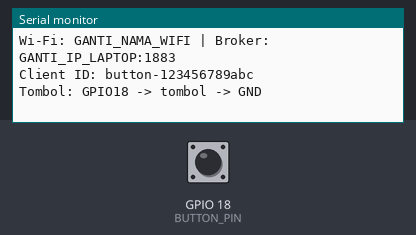
The sketch below on a simulated ESP32. Parts: the last lines printed to the serial monitor. Inputs (shaded band) come from the test bench; at power-on: GPIO 18 (BUTTON_PIN) HIGH. Random numbers use the default seed unless the sketch sets one; no MQTT or app messages arrive unless stated.

Above: at 1.2 s.
1.3 s: GPIO 18 (BUTTON_PIN) pulled LOW for 0.15 s
At 2.7 s:
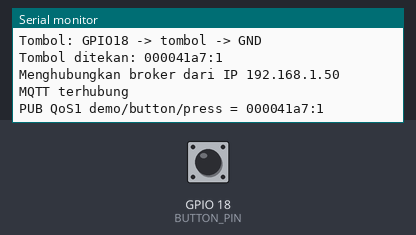
3.0 s: GPIO 18 (BUTTON_PIN) pulled LOW for 1 s
At 3.6 s:
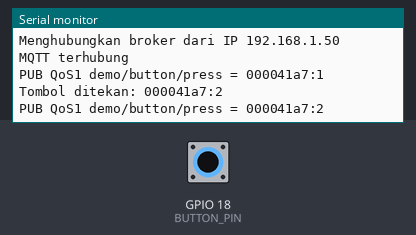
5.5 s: GPIO 18 (BUTTON_PIN) pulled LOW for 0.15 s
At 6.6 s:
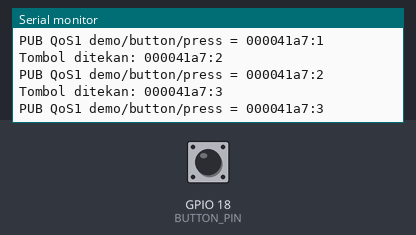

Measured:
- after the input at 1.3 s, the serial monitor: prints a new line at once (image 1)
- after the input at 3.0 s, the serial monitor: prints a new line at once (image 2)
- after the input at 5.5 s, the serial monitor: prints a new line at once (image 3)

The sketch:

01_button_publisher.ino
```cpp
#include "NetworkConfig.h"
#include <esp_system.h>

const uint8_t BUTTON_PIN = 18;
const uint32_t DEBOUNCE_MS = 35;
DemoConnection connection;
uint32_t bootId;
uint32_t pressCount = 0;
int rawState = HIGH;
int stableState = HIGH;
uint32_t rawChangedAt = 0;
uint32_t lastPublishAt = 0;
String pendingEvent;
bool countDirty = true;

void setup() {
  Serial.begin(115200);
  pinMode(BUTTON_PIN, INPUT_PULLUP);
  bootId = esp_random();
  connection.begin("button", TOPIC_BUTTON_STATUS);
  Serial.println("Tombol: GPIO18 -> tombol -> GND");
}

void loop() {
  const uint32_t now = millis();
  const int reading = digitalRead(BUTTON_PIN);
  if (reading != rawState) {
    rawState = reading;
    rawChangedAt = now;
  }
  if (rawState != stableState && now - rawChangedAt >= DEBOUNCE_MS) {
    stableState = rawState;
    if (stableState == LOW) {
      ++pressCount;
      char event[24];
      snprintf(event, sizeof(event), "%08lx:%lu", (unsigned long)bootId,
               (unsigned long)pressCount);
      pendingEvent = event;
      countDirty = true;
      lastPublishAt = now - 500;
      Serial.println("Tombol ditekan: " + pendingEvent);
    }
  }
  if (connection.maintain()) countDirty = true;
  if (connection.mqtt.connected() && millis() - lastPublishAt >= 500) {
    lastPublishAt = millis();
    if (pendingEvent.length() > 0) {
      // Kejadian tidak di-retain: subscriber baru tidak membunyikan bel lama.
      if (connection.mqtt.publish(TOPIC_PRESS, pendingEvent, false, 1)) {
        Serial.println("PUB QoS1 demo/button/press = " + pendingEvent);
        pendingEvent = "";
      }
    }
    if (countDirty && connection.mqtt.connected()) {
      if (connection.mqtt.publish(TOPIC_COUNT, String(pressCount), true, 1)) {
        countDirty = false;
      }
    }
  }
  delay(1);
}
```
